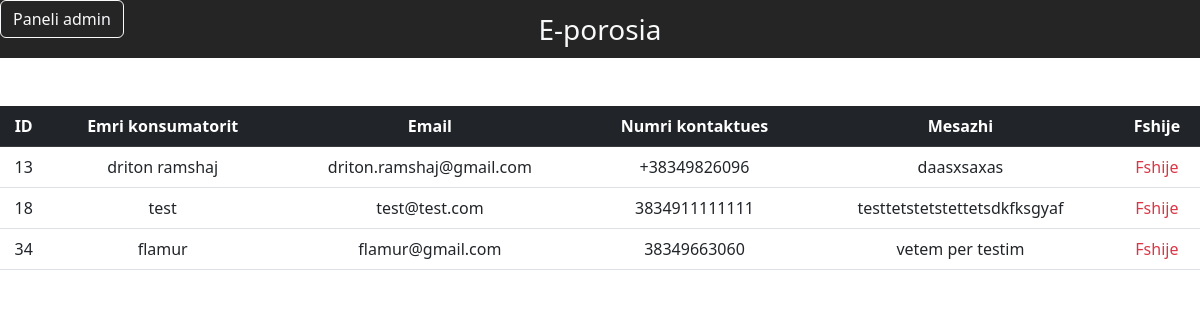
The page /CRUD/ContactPage.php on the database its author committed.
### tables this page shows
CREATE TABLE `contactus` (
  `id` int(11) NOT NULL,
  `Name` varchar(255) NOT NULL,
  `Email` varchar(255) NOT NULL,
  `ContactNumber` text NOT NULL,
  `Message` text NOT NULL,
  `Address` text NOT NULL,
  `Contact` text NOT NULL,
  `CompEmail` text NOT NULL,
  `Website` text NOT NULL
);

### CRUD/ContactPage.php (the view, shortened to what this page needs)
<?php
include "db_conn.php";
?>
<!DOCTYPE html>
<html lang="en">
<head>
    <link href="https://cdn.jsdelivr.net/npm/bootstrap@5.2.3/dist/css/bootstrap.min.css" rel="stylesheet"
>
</head>
<body>
    <nav class="navbar navbar-light justify-content-center fs-3 mb-5 text-light" style="background-color: #252525;">
        E-porosia
        <a href="redirectPage.php"><button type="button"
                class="btn btn-outline-light position-absolute top-0 start-0">Paneli admin</button></a>
    </nav>
    <table class="table table-hover text-center">
        <thead class="table-dark">
            <tr>
                <th scope="col">ID</th>
                <th scope="col">Emri konsumatorit</th>
                <th scope="col">Email</th>
                <th scope="col">Numri kontaktues </th>
                <th scope="col">Mesazhi</th>
                <th scope="col">Fshije</th>
            </tr>
        </thead>
        <?php
        $sql = "SELECT * FROM `contactus`";
        $result = mysqli_query($conn, $sql);
        while ($row = mysqli_fetch_assoc($result)) {
            ?>
            <tr>
                <td>
                    <?php echo $row["id"] ?>
                </td>
                <td>
                    <?php echo $row["Name"] ?>
                </td>
                <td>
                    <?php echo $row["Email"] ?>
                </td>
                <td>
                    <?php echo $row["ContactNumber"] ?>
                </td>
                <td>
                    <?php echo $row["Message"] ?>
                </td>
                <td>
                    <a href="deleteCont.php?id=<?php echo $row["id"] ?>" class="link-danger"
                        style="text-decoration: none;">Fshije</a>
                </td>
            </tr>
            <?php
        }
        ?>
    </table>
</body>
</html>

### rows shown on the page
contactus: id "13", Name "driton ramshaj", Email "driton.ramshaj@gmail.com", ContactNumber "+38349826096", Message "daasxsaxas"
contactus: id "18", Name "test", Email "test@test.com", ContactNumber "3834911111111", Message "testtetstetstettetsdkfksgyaf"
contactus: id "34", Name "flamur", Email "flamur@gmail.com", ContactNumber "38349663060", Message "vetem per testim"
